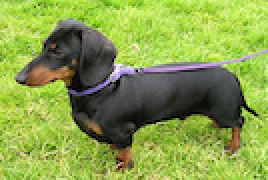
#> input picture week_3/images/dog.png, 134 x 90 px (shown 2 times larger)
$ jupyter execute --allow-errors Neural_Nets.ipynb   (shell and % lines are left out)
#> lines starting #> are read from the running program, lines starting #| are printed output that depends on the picture
### week_3/automark.py
import hashlib
import json
import os
import pickle
import shutil
from pathlib import Path

import numpy as np
import requests


class ServerError(BaseException):
    pass


# [5 lines of commented-out code are left out]


class Config:
    host = "http://206.189.163.22:1234"
    cwd = Path("./")
    test_folder = Path("local_tests")
    test_path = test_folder / "local_tests.pickle"


def get_progress(username):
    endpoint = f"{Config.host}/get_progress/{username}"
    response = requests.get(endpoint)
    data = response.json()

    if "error" in data:
        raise ServerError(data["error"])

    completed = 0
    for k, v in data["progress"].items():
        if v == "completed":
            completed += 1
    completed_percentage = round(completed / len(data["progress"]) * 100)

    print(
        "| Current Assignment Grade {:2}%              |".format(completed_percentage)
    )
    for k, v in sorted(data["progress"].items()):
        print("| {:25}| {:15}|".format(k, v))


# Local tests
# [56 lines left out: functions _remove_local_tests, _download_local_tests, _local_tests_are_valid, not called in this run]


def _passed_local_tests(function, arg_keys):
    """Execute functions and check results of local tests.

    - No communication with endpoints.
    - Assumes data has keys: "inputs", "outputs"
      - each is an array of 100 examples
      - inputs further are dicts with arg_keys as keys
      - check shape, within tolerance

    """
    with open(Config.test_path, "rb") as f:
        try:
            test_data = pickle.load(f, encoding="latin1")
        except TypeError:
            test_data = pickle.load(f)

    data = test_data[function.__name__]
    inputs = data["inputs"]
    outputs = data["outputs"]

    for in_, out_ in zip(inputs, outputs):
        args_ = {k: in_[k] for k in arg_keys}
        answer = function(**args_)
        if answer.shape != out_.shape or not np.allclose(
            answer, out_, rtol=1e-5, atol=1e-5
        ):
            return False
    return True


# Remote tests
# [69 lines left out: functions _passed_remote_test, test_student_function_with_download, not called in this run]


def test_student_function(username, function, arg_keys):
    print("Running local tests...")
    if _passed_local_tests(function, arg_keys):
        print("{} successfully passed local tests".format(function.__name__))
        print("Running remote test...")

        if _passed_remote_test(username, function, arg_keys):
            print("Test was successful. Congratulations!")
        else:
            print("Test failed. Please review your code.")
    else:
        print("{} failed some local tests".format(function.__name__))


# [7 lines that do not run on import are left out]

### week_3/Neural_Nets.ipynb
# 📘 Applied Machine Learning - Week 3

**Neural Networks and Convolutional Neural Networks**

---

## 🚀 Before You Start

### ⚙️ Setup Requirements

1. **Copy Week 2 code** - Create a file `blocks.py` in this folder containing your week 2 implementations
2. **Use NumPy only** - All functions must be implemented using [**NumPy**](https://docs.scipy.org/doc/)

## 📚 Overview

This assignment provides the **building blocks** for **Neural Networks (NNs)**. You'll learn:

- **Fully-connected (Dense) Neural Networks** - Basic network architecture
- **Convolutional Neural Networks (CNNs)** - Image processing networks
- **Optimization Methods** - Training neural networks
- **Image Filtering** - Matrix convolution fundamentals

You'll implement these components from scratch to understand how modern deep learning frameworks work.

---

### 📝 Note

Some concepts may not have been covered in lectures yet. These will be discussed in upcoming sessions.

## 📑 Table of Contents

1. [**Fully-Connected Neural Networks**](#1.-Fully-Connected-Neural-Networks)
   - [1.1 Dense Layer](#1.1-Dense-layer)
   - [1.2 ReLU Nonlinearity](#1.2-ReLU-nonlinearity)
   - [1.3 Sigmoid Nonlinearity](#1.3-Sigmoid-nonlinearity)
   - [1.4 Sequential Model](#1.4-Sequential-model)
   - [1.5 NLL Loss Function](#1.5-NLL-loss-function)
   - [1.6 L₂ Regularization](#1.6-$L_2$-regularization)
   - [1.7 SGD Optimizer](#1.7-SGD-optimizer)
2. [**Experiments**](#2.-Experiments)
3. [**Convolutions**](#3.-Convolutions)
   - [3.1 Matrix Convolution](#3.1-Matrix-convolution)
   - [3.2 Basic Kernels](#3.2-Basic-kernels)
   - [3.3 Convolutional Layer](#3.3-Convolutional-layer)
   - [3.4 Pooling Layer](#3.4-Pooling-layer)
   - [3.5 Flatten](#3.5-Flatten)
4. [**Image Experiments**](#4.-Image-Experiments)

[cell 1]
from __future__ import print_function, absolute_import, division
import numpy as np
import matplotlib.pyplot as plt


import blocks

import automark as am

# fill in you student number as your username
username = "Your Username"

# to check your progress, you can run this function
am.get_progress(username)
#> (the call stopped at in get_progress, `response = requests.get(endpoint)`: the network is not available in this run)

## 1. Fully-Connected Neural Networks

---

### 🧠 Neural Network Architecture

**Layer composition:** Each layer is a function with parameters (weights):

$$
h = f(x, w)
$$

where:
- $h$ = layer output
- $x$ = input vector
- $w$ = weight vector

**Network as function composition:**

Neural networks chain layers together:

$$
F = f_k \circ f_{k-1} \circ \dots \circ f_1
$$

$$
\begin{align}
h_1 &= f_1(x, w_1) \\
h_2 &= f_2(h_1, w_2) \\
&\vdots \\
\dot{y} &= f_k(h_{k-1}, w_k)
\end{align}
$$

**Parameters:** Different weight vectors $(w_1, w_2, \ldots, w_k)$ determine the effect of each layer.

> **Note:** "Weights" are sometimes called "parameters", often denoted as $\theta$.

---

### 📉 Loss Functions

**Purpose:** Measure neural network performance

**For classification:** Compare predictions with correct values

**Example - Squared Loss:**

$$
\mathcal{L} = \tfrac{1}{2}\sum_{n = 1}^N (y_n - \dot{y}_n)^2
$$

where:
- $n$ = data point index
- $y_n$ = true value
- $\dot{y}_n$ = predicted value

**Training objective:** **Minimize the loss function**

**Training method:** [Gradient Descent](https://en.wikipedia.org/wiki/Gradient_descent)

> **Focus:** This assignment covers the **forward pass**. Backpropagation is implemented for you.

### 1.1 Dense Layer

**Also known as:** Fully-connected layer, Multiplicative layer

**Function:** Transforms input from one dimension to another

$$
H = XW + b
$$

where:
- $H$ = layer output
- $X$ = input matrix of size `(n_objects, d_in)`
- $W$ = weight matrix of size `(d_in, d_out)`
- $b$ = bias vector of size `(d_out,)`

**Element-wise formula:**

$$
H_{nk} = \sum\limits_{i=1}^{d_{in}} X_{ni}W_{ik} + b_k
$$

where:
- $n$ = data object index
- $k$ = $k^{th}$ output dimension

**Example:**

Single-layer network classifying 3D points as -1 or 1:
- Training set: 75 objects
- $X$ shape: `75 × 3`
- $H$ shape: `75 × 1`
- $W$ shape: `3 × 1`

> **Note:** "Dense Layer" is the same as "Linear" from week 2, but `n_out` is not restricted to 1.

[cell 2]
def w3_dense_forward(x_input, W, b):
    """Perform the mapping of the input
    # Arguments
        x_input: input of a dense layer - np.array of size `(n_objects, n_in)`
        W: np.array of size `(n_in, n_out)`
        b: np.array of size `(n_out,)`
    # Output
        the output of a dense layer
        np.array of size `(n_objects, n_out)`
    """
    #################
    ### YOUR CODE ###
    #################
    return output

#> (a cell that did not finish here is left out)


[cell 4]
am.get_progress(username)
#> (the call stopped at in get_progress, `response = requests.get(endpoint)`: the network is not available in this run)

### 🔙 Backward Pass (Gradient Computation)

The backward pass computes gradients using the chain rule:

[cell 5]
# [17 lines left out: function dense_grad_input, not called in this run]

Computing gradients with respect to weights and bias:

[cell 6]
# [17 lines left out: function dense_grad_W, not called in this run]

[cell 7]
# [17 lines left out: function dense_grad_b, not called in this run]

### 🏗️ Dense Layer Class

Below is the complete implementation based on your functions above (already implemented for you):

[cell 8]
class Layer(object):

    def __init__(self):
        self.training_phase = True
        self.output = 0.0

    def forward(self, x_input):
        self.output = x_input
        return self.output

    def backward(self, x_input, grad_output):
        return grad_output

    def get_params(self):
        return []

    def get_params_gradients(self):
        return []

[cell 9]
class Dense(Layer):

    def __init__(self, n_input, n_output):
        super(Dense, self).__init__()
        # Randomly initializing the weights from normal distribution
        self.W = np.random.normal(scale=0.01, size=(n_input, n_output))
        self.grad_W = np.zeros_like(self.W)
        # initializing the bias with zero
        self.b = np.zeros(n_output)
        self.grad_b = np.zeros_like(self.b)

    def forward(self, x_input):
        self.output = w3_dense_forward(x_input, self.W, self.b)
        return self.output

    # [6 lines left out: function backward, not called in this run]

    def get_params(self):
        return [self.W, self.b]

    def get_params_gradients(self):
        return [self.grad_W, self.grad_b]

[cell 10]
dense_layer = Dense(2, 1)
x_input = np.random.random((3, 2))
#> (the rest of this cell did not finish here and is left out)

### 1.2 ReLU Nonlinearity

**Why nonlinearity?** Combining linear layers is still linear:

$$
\begin{align}
H_1 &= XW_1 + b_1\\
H_2 &= H_1W_2 + b_2\\
H_2 &= (XW_1 + b_1)W_2 + b_2 \\
    &= X(W_1W_2) + (b_1W_2 + b_2) \\
    &= XW^* + b^*
\end{align}
$$

**With nonlinearity:**

$$
\begin{align}
H_1 &= XW_1 + b_1\\
H_2 &= f(H_1)W_2 + b_2\\
H_2 &= f(XW_1 + b_1)W_2 + b_2 \neq XW^* + b^*
\end{align}
$$

**ReLU (Rectified Linear Unit):**

Simple, popular nonlinear activation function (no trainable weights):

$$
\text{ReLU}(x) = \max(0, x)
$$

**Example:**

$$
\text{ReLU} \left(
\begin{bmatrix}
1 & -0.5 \\
0.3 & 0.1
\end{bmatrix}
\right) =
\begin{bmatrix}
1 & 0 \\
0.3 & 0.1
\end{bmatrix}
$$

Implement the forward pass and backward pass (gradient) for ReLU:

[cell 11]
def w3_relu_forward(x_input):
    """relu nonlinearity
    # Arguments
        x_input: np.array of size `(n_objects, n_in)`
    # Output
        the output of relu layer
        np.array of size `(n_objects, n_in)`
    """
    #################
    ### YOUR CODE ###
    #################
    return output

[cell 12]
# test forward pass for ReLU, see example above
x_input = np.array([[1, -0.5], [0.3, 0.1]])

#> (the rest of this cell did not finish here and is left out)

#> (a cell that did not finish here is left out)


[cell 14]
# [14 lines left out: function relu_grad_input, not called in this run]

[cell 15]
class ReLU(Layer):

    def forward(self, x_input):
        self.output = w3_relu_forward(x_input)
        return self.output

    def backward(self, x_input, grad_output):
        return relu_grad_input(x_input, grad_output)

### 1.3 Sigmoid Nonlinearity

Using the sigmoid implementation from week 2:

[cell 16]
class Sigmoid(Layer):

    def forward(self, x_input):
        self.output = blocks.w2_sigmoid_forward(x_input)
        return self.output

    def backward(self, x_input, grad_output):
        return blocks.w2_sigmoid_grad_input(x_input, grad_output)

### 1.4 Sequential Model

`SequentialNN` class stores layers and performs basic operations (implemented for you):

[cell 17]
class SequentialNN(object):

    def __init__(self, *layers):
        self.layers = layers
        self.training_phase = True

    def set_training_phase(self, is_training=True):
#> called with is_training = True
        self.training_phase = is_training
        for layer in self.layers:
            layer.training_phase = is_training

    def forward(self, x_input):
        self.output = x_input
        for layer in self.layers:
            self.output = layer.forward(self.output)
        return self.output

    # [16 lines left out: functions backward, get_params, get_params_gradients, not called in this run]

### 📊 Example Network Architecture

Simple neural network taking input of shape `(Any, 10)`:

```
  INPUT (Any, 10)
       |
  Dense(10, 4)
       |
     ReLU
       |
  Dense(4, 1)
       |
   Sigmoid
       |
  OUTPUT (Any, 1)
```

[cell 18]
nn = SequentialNN(Dense(10, 4), ReLU(), Dense(4, 1), Sigmoid())

#> (a cell that did not finish here is left out)

### 1.5 NLL Loss Function

Loss functions compute both value and gradient (implemented for you):

[cell 20]
class NLL(object):

    def forward(self, target_pred, target_true):
        self.output = blocks.w2_nll_forward(target_pred, target_true)
        return self.output

    def backward(self, target_pred, target_true):
        return blocks.w2_nll_grad_input(target_pred, target_true)

### 1.6 L₂ Regularization

**Purpose:** Penalize model complexity to prevent overfitting

**Problem:** Complex models (many parameters, large weights) can overfit training data

**Solution:** Add regularization term to loss function

**L₂ Regularization (Weight Decay):**

$$
\mathcal{L}^* = \mathcal{L} + \frac{\lambda}{2} \|w\|^2_2
$$

where:
- $\lambda$ = weight decay (hyperparameter controlling regularization strength)
- $\|w\|^2_2$ = squared [Euclidean norm](https://en.wikipedia.org/wiki/Euclidean_distance)

**Expanded form:**

$$
\mathcal{L}^* = \mathcal{L} + \frac{\lambda}{2} \sum\limits_{m=1}^k \|w_m\|^2_2
$$

**Modified weight update:**

$$
\begin{align}
w_m &\leftarrow w_m - \gamma \frac{\partial \mathcal{L}^*}{\partial w_m}\\
\frac{\partial \mathcal{L}^*}{\partial w_m} &= \frac{\partial \mathcal{L}}{\partial w_m} + \lambda w_m\\
w_m &\leftarrow w_m - \gamma \left(\frac{\partial \mathcal{L}}{\partial w_m} + \lambda w_m\right)
\end{align}
$$

**Implement L₂ regularization:**

$$
L_2(\lambda, [w_1, w_2, \dots, w_k]) = \frac{\lambda}{2} \sum\limits_{m=1}^k \|w_m\|^2_2
$$

[cell 21]
def w3_l2_regularizer(weight_decay, weights):
    """Compute the L2 regularization term
    # Arguments
        weight_decay: float
        weights: list of arrays of variable sizes
    # Output
        L2 regularization term
        scalar
    """
    #################
    ### YOUR CODE ###
    #################
    return output

### 🧪 Test Case

Expected output: `108.25`

[cell 22]
# test the L2 regularizer
weight_decay = 2
weights = [np.array([5, 3, 7, 5, 0.5])]
#> (the rest of this cell did not finish here and is left out)

#> (a cell that did not finish here is left out)

### 1.7 SGD Optimizer

**Stochastic Gradient Descent** - optimization algorithm for training neural networks:

[cell 24]
class SGD(object):
    """
    Stochastic gradient descent optimizer
    https://en.wikipedia.org/wiki/Stochastic_gradient_descent
    """

    def __init__(self, model, lr=0.01, weight_decay=0.0):
        self.model = model
        self.lr = lr
        self.weight_decay = weight_decay

    # [7 lines left out: function update_params, not called in this run]

## 2. Experiments

---

Let's test our neural network on the 2 circles dataset from week 2:

[cell 25]
# some function from week 2
def generate_2_circles(N=100):
    phi = np.linspace(0.0, np.pi * 2, 100)
    X1 = 1.1 * np.array([np.sin(phi), np.cos(phi)])
    X2 = 3.0 * np.array([np.sin(phi), np.cos(phi)])
    Y = np.concatenate([np.ones(N), np.zeros(N)]).reshape((-1, 1))
    X = np.hstack([X1, X2]).T
    return X, Y


def split(X, Y, train_ratio=0.7):
    size = len(X)
    train_size = int(size * train_ratio)
    indices = np.arange(size)
    np.random.shuffle(indices)
    train_indices = indices[:train_size]
    test_indices = indices[train_size:]
    return X[train_indices], Y[train_indices], X[test_indices], Y[test_indices]


def plot_model_prediction(prediction_func, X, Y, hard=True):
    u_min = X[:, 0].min() - 1
    u_max = X[:, 0].max() + 1
    v_min = X[:, 1].min() - 1
    v_max = X[:, 1].max() + 1

    U, V = np.meshgrid(np.linspace(u_min, u_max, 100), np.linspace(v_min, v_max, 100))
    UV = np.stack([U.ravel(), V.ravel()]).T
    c = prediction_func(UV).ravel()
    if hard:
        c = c > 0.5
    plt.scatter(UV[:, 0], UV[:, 1], c=c, edgecolors="none", alpha=0.15)
    plt.scatter(X[:, 0], X[:, 1], c=Y.ravel(), edgecolors="black")
    plt.xlim(left=u_min, right=u_max)
    plt.ylim(bottom=v_min, top=v_max)
    plt.show()

[cell 26]
X_train, Y_train, X_test, Y_test = split(*generate_2_circles(), 0.7)

[cell 27]
##Training the network ##
###YOUR CODE FOR DESIGNING THE NETWORK ###
model = SequentialNN(
    # 2 -> 16 -> 1 With ReLU and Sigmoid where it is required
)


loss = NLL()
weight_decay = 1e-4
sgd = SGD(model, lr=0.1, weight_decay=weight_decay)
iters = 5000  # Number of times to iterate over all data objects

model.set_training_phase(True)

#> (the rest of this cell did not finish here and is left out)

#> (a cell that did not finish here is left out)


## 3. Convolutions

---

### 🔲 3.1 Matrix Convolution

**Locally connected layers** learn local correlations using fewer parameters than dense layers.

**Convolutional Layer** is based on **matrix convolution**

### 🖼️ Visualizing Convolution

A picture is worth a thousand words:

### 📐 Mathematical Definition

**Process:**
1. A **filter** (or **kernel**) slides over the source matrix
2. Each kernel element multiplies corresponding source element
3. Results are summed and written to target matrix

**Zero Padding:**
- Output is smaller than input (kernel can't overlap borders)
- Solution: Add border of zeros to maintain dimensions
- Allows kernel to process edge pixels

**Formula:**

Given source matrix $X$ of size $N \times M$ and kernel $K$ of size $(2p+1) \times (2q+1)$:

Define $X_{ij} = 0$ for $i > N, i < 1$ and $j > M, j < 1$ (zero padding).

$$
Y = X \star K
$$

$$
Y_{ij} = \sum\limits_{\alpha=0}^{2p} \sum\limits_{\beta=0}^{2q}
K_{\alpha \beta} X_{i + \alpha - p, j+\beta - q}
$$

**Terminology:**
- **Machine Learning:** convolution
- **Mathematics:** cross-correlation

### ✏️ Exercise: Implement Matrix Convolution

Now implement convolution with zero padding:

[cell 29]
def w3_conv_matrix(matrix, kernel):
    """Perform the convolution of the matrix
        with the kernel using zero padding
    # Arguments
        matrix: input matrix np.array of size `(N, M)`
        kernel: kernel of the convolution
            np.array of size `(2p + 1, 2q + 1)`
    # Output
        the result of the convolution
        np.array of size `(N, M)`
    """
    #################
    ### YOUR CODE ###
    #################
    return output

### 🧪 Test Case

Test with the following data:

$$
X = \begin{bmatrix}
1 & 2 & 3 \\
2 & 3 & 4 \\
3 & 4 & 5 \\
\end{bmatrix} \quad
K =
\begin{bmatrix}
1 & 0 & 0 \\
0 & 1 & 0 \\
0 & 0 & 2 \\
\end{bmatrix}
$$

**Expected output:**

$$
X \star K =
\begin{bmatrix}
7 & 10 & 3 \\
10 & 14 & 6 \\
3 & 6 & 8 \\
\end{bmatrix}
$$

> **Note:** [np.eye](https://docs.scipy.org/doc/numpy-1.13.0/reference/generated/numpy.eye.html) fills matrix with ones on the diagonal.

[cell 30]
X = np.array([[1, 2, 3], [2, 3, 4], [3, 4, 5]])

K = np.eye(3)
K[-1, -1] = 2
print(np.zeros(3))
print(K)

Compare your result with the expected output above:

#> (a cell that did not finish here is left out)

#> (a cell that did not finish here is left out)


### 3.2 Basic Kernels

**Image processing with convolution** (like Instagram filters): blur, shift, edge detection, etc.

**📖 Recommended read:** [Interactive Image Kernels Article](http://setosa.io/ev/image-kernels/)

**Predefined Kernels:**

Convolutional layers **learn** kernels through training, but some common kernels exist:

**Sharpen Kernel:**
$$
\begin{bmatrix}
0 & -1 & 0 \\
-1 & 5 & -1 \\
0 & -1 & 0
\end{bmatrix}
$$

**Edge Detection Filter:**
$$
\begin{bmatrix}
-1 & -1 & -1 \\
-1 & 8 & -1 \\
-1 & -1 & -1
\end{bmatrix}
$$

**Box Blur (size 3):**
$$ \frac{1}{9}
\begin{bmatrix}
1 & 1 & 1 \\
1 & 1 & 1 \\
1 & 1 & 1
\end{bmatrix}
$$

Let's experiment with a dog image!

[cell 33]
rgb_img = plt.imread("./images/dog.png")
#> rgb_img is the input picture: shape (90, 134, 4) float32; mean R, G, B, A 0.536, 0.625, 0.292, 1
plt.imshow(rgb_img)

**Converting to grayscale:**

Colored images require 3D tensors (RGB). We convert to grayscale for 2D processing:

[cell 34]
img = rgb_img.mean(axis=2)
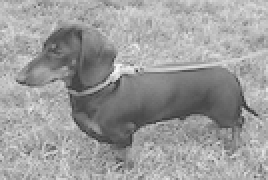
#> img: shape (90, 134) float32 (shown 2 times larger); min 0.25, max 0.978, mean 0.613
plt.imshow(img, cmap="gray")
